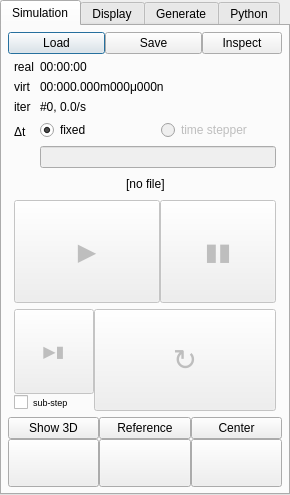
<?xml version="1.0" encoding="UTF-8"?>
<ui version="4.0">
 <class>Controller</class>
 <widget class="QDialog" name="Controller">
  <property name="geometry">
   <rect>
    <x>0</x>
    <y>0</y>
    <width>290</width>
    <height>495</height>
   </rect>
  </property>
  <property name="sizePolicy">
   <sizepolicy hsizetype="MinimumExpanding" vsizetype="MinimumExpanding">
    <horstretch>0</horstretch>
    <verstretch>0</verstretch>
   </sizepolicy>
  </property>
  <property name="windowTitle">
   <string>SudoDEM3D</string>
  </property>
  <property name="windowIcon">
   <iconset resource="img.qrc">
    <normaloff>:/img/sudodem-favicon.xpm</normaloff>:/img/sudodem-favicon.xpm</iconset>
  </property>
  <layout class="QGridLayout" name="gridLayout_3">
   <property name="margin">
    <number>0</number>
   </property>
   <property name="spacing">
    <number>0</number>
   </property>
   <item row="0" column="0">
    <widget class="QTabWidget" name="controllerTabs">
     <property name="sizePolicy">
      <sizepolicy hsizetype="MinimumExpanding" vsizetype="MinimumExpanding">
       <horstretch>0</horstretch>
       <verstretch>0</verstretch>
      </sizepolicy>
     </property>
     <property name="currentIndex">
      <number>0</number>
     </property>
     <widget class="QWidget" name="tab">
      <attribute name="title">
       <string>Simulation</string>
      </attribute>
      <layout class="QGridLayout" name="gridLayout">
       <property name="margin">
        <number>0</number>
       </property>
       <property name="spacing">
        <number>0</number>
       </property>
       <item row="0" column="0">
        <layout class="QVBoxLayout" name="verticalLayout_3">
         <property name="margin">
          <number>6</number>
         </property>
         <item>
          <layout class="QHBoxLayout" name="horizontalLayout_2">
           <property name="sizeConstraint">
            <enum>QLayout::SetMinAndMaxSize</enum>
           </property>
           <item>
            <widget class="QPushButton" name="loadButton">
             <property name="enabled">
              <bool>true</bool>
             </property>
             <property name="sizePolicy">
              <sizepolicy hsizetype="MinimumExpanding" vsizetype="Fixed">
               <horstretch>0</horstretch>
               <verstretch>0</verstretch>
              </sizepolicy>
             </property>
             <property name="minimumSize">
              <size>
               <width>0</width>
               <height>0</height>
              </size>
             </property>
             <property name="text">
              <string>Load</string>
             </property>
            </widget>
           </item>
           <item>
            <widget class="QPushButton" name="saveButton">
             <property name="enabled">
              <bool>true</bool>
             </property>
             <property name="sizePolicy">
              <sizepolicy hsizetype="MinimumExpanding" vsizetype="Fixed">
               <horstretch>0</horstretch>
               <verstretch>0</verstretch>
              </sizepolicy>
             </property>
             <property name="minimumSize">
              <size>
               <width>0</width>
               <height>0</height>
              </size>
             </property>
             <property name="text">
              <string>Save</string>
             </property>
            </widget>
           </item>
           <item>
            <widget class="QPushButton" name="inspectButton">
             <property name="text">
              <string>Inspect</string>
             </property>
            </widget>
           </item>
          </layout>
         </item>
         <item>
          <layout class="QFormLayout" name="formLayout">
           <property name="sizeConstraint">
            <enum>QLayout::SetMinimumSize</enum>
           </property>
           <property name="fieldGrowthPolicy">
            <enum>QFormLayout::AllNonFixedFieldsGrow</enum>
           </property>
           <property name="horizontalSpacing">
            <number>6</number>
           </property>
           <property name="verticalSpacing">
            <number>6</number>
           </property>
           <property name="margin">
            <number>6</number>
           </property>
           <item row="0" column="0">
            <widget class="QLabel" name="label_6">
             <property name="text">
              <string>real</string>
             </property>
            </widget>
           </item>
           <item row="0" column="1">
            <widget class="QLabel" name="realTimeLabel">
             <property name="text">
              <string>00:00:00</string>
             </property>
            </widget>
           </item>
           <item row="2" column="0">
            <widget class="QLabel" name="label_7">
             <property name="text">
              <string>virt</string>
             </property>
            </widget>
           </item>
           <item row="2" column="1">
            <widget class="QLabel" name="virtTimeLabel">
             <property name="text">
              <string>00:000.000m000μ000n</string>
             </property>
            </widget>
           </item>
           <item row="3" column="0">
            <widget class="QLabel" name="label_8">
             <property name="text">
              <string>iter</string>
             </property>
            </widget>
           </item>
           <item row="3" column="1">
            <widget class="QLabel" name="iterLabel">
             <property name="text">
              <string>#0, 0.0/s</string>
             </property>
             <property name="wordWrap">
              <bool>true</bool>
             </property>
            </widget>
           </item>
           <item row="4" column="0">
            <widget class="QLabel" name="label_9">
             <property name="text">
              <string>Δt</string>
             </property>
            </widget>
           </item>
           <item row="4" column="1">
            <layout class="QVBoxLayout" name="verticalLayout">
             <item>
              <layout class="QHBoxLayout" name="horizontalLayout">
               <item>
                <widget class="QRadioButton" name="dtFixedRadio">
                 <property name="text">
                  <string>fixed</string>
                 </property>
                 <property name="checked">
                  <bool>true</bool>
                 </property>
                </widget>
               </item>
               <item>
                <widget class="QRadioButton" name="dtDynRadio">
                 <property name="enabled">
                  <bool>false</bool>
                 </property>
                 <property name="text">
                  <string>time stepper</string>
                 </property>
                </widget>
               </item>
              </layout>
             </item>
             <item>
              <widget class="QLineEdit" name="dtEdit">
               <property name="enabled">
                <bool>false</bool>
               </property>
               <property name="focusPolicy">
                <enum>Qt::ClickFocus</enum>
               </property>
              </widget>
             </item>
            </layout>
           </item>
          </layout>
         </item>
         <item>
          <layout class="QHBoxLayout" name="horizontalLayout_5">
           <item>
            <spacer name="horizontalSpacer_2">
             <property name="orientation">
              <enum>Qt::Horizontal</enum>
             </property>
             <property name="sizeHint" stdset="0">
              <size>
               <width>40</width>
               <height>20</height>
              </size>
             </property>
            </spacer>
           </item>
           <item>
            <widget class="QLabel" name="fileLabel">
             <property name="text">
              <string>[no file]</string>
             </property>
            </widget>
           </item>
           <item>
            <spacer name="horizontalSpacer">
             <property name="orientation">
              <enum>Qt::Horizontal</enum>
             </property>
             <property name="sizeHint" stdset="0">
              <size>
               <width>40</width>
               <height>20</height>
              </size>
             </property>
            </spacer>
           </item>
          </layout>
         </item>
         <item>
          <layout class="QVBoxLayout" name="verticalLayout_2">
           <property name="spacing">
            <number>6</number>
           </property>
           <property name="margin">
            <number>6</number>
           </property>
           <item>
            <layout class="QHBoxLayout" name="horizontalLayout_3">
             <property name="spacing">
              <number>0</number>
             </property>
             <item>
              <widget class="QPushButton" name="playButton">
               <property name="enabled">
                <bool>false</bool>
               </property>
               <property name="sizePolicy">
                <sizepolicy hsizetype="MinimumExpanding" vsizetype="MinimumExpanding">
                 <horstretch>5</horstretch>
                 <verstretch>0</verstretch>
                </sizepolicy>
               </property>
               <property name="font">
                <font>
                 <pointsize>18</pointsize>
                </font>
               </property>
               <property name="text">
                <string>▶</string>
               </property>
               <property name="iconSize">
                <size>
                 <width>32</width>
                 <height>32</height>
                </size>
               </property>
               <property name="default">
                <bool>true</bool>
               </property>
               <property name="flat">
                <bool>false</bool>
               </property>
              </widget>
             </item>
             <item>
              <widget class="QPushButton" name="pauseButton">
               <property name="enabled">
                <bool>false</bool>
               </property>
               <property name="sizePolicy">
                <sizepolicy hsizetype="MinimumExpanding" vsizetype="MinimumExpanding">
                 <horstretch>4</horstretch>
                 <verstretch>0</verstretch>
                </sizepolicy>
               </property>
               <property name="font">
                <font>
                 <pointsize>18</pointsize>
                </font>
               </property>
               <property name="text">
                <string>▮▮</string>
               </property>
               <property name="iconSize">
                <size>
                 <width>32</width>
                 <height>32</height>
                </size>
               </property>
              </widget>
             </item>
            </layout>
           </item>
           <item>
            <layout class="QHBoxLayout" name="horizontalLayout_4">
             <property name="spacing">
              <number>0</number>
             </property>
             <item>
              <layout class="QGridLayout" name="gridLayout_9" rowstretch="0,0" columnstretch="0" rowminimumheight="0,0" columnminimumwidth="0">
               <property name="margin">
                <number>0</number>
               </property>
               <property name="spacing">
                <number>0</number>
               </property>
               <item row="0" column="0">
                <widget class="QPushButton" name="stepButton">
                 <property name="enabled">
                  <bool>false</bool>
                 </property>
                 <property name="sizePolicy">
                  <sizepolicy hsizetype="MinimumExpanding" vsizetype="MinimumExpanding">
                   <horstretch>2</horstretch>
                   <verstretch>0</verstretch>
                  </sizepolicy>
                 </property>
                 <property name="font">
                  <font>
                   <pointsize>12</pointsize>
                  </font>
                 </property>
                 <property name="text">
                  <string>▶▮</string>
                 </property>
                 <property name="iconSize">
                  <size>
                   <width>32</width>
                   <height>32</height>
                  </size>
                 </property>
                </widget>
               </item>
               <item row="1" column="0">
                <widget class="QCheckBox" name="subStepCheckbox">
                 <property name="font">
                  <font>
                   <pointsize>7</pointsize>
                  </font>
                 </property>
                 <property name="text">
                  <string>sub-step</string>
                 </property>
                </widget>
               </item>
              </layout>
             </item>
             <item>
              <widget class="QPushButton" name="reloadButton">
               <property name="enabled">
                <bool>false</bool>
               </property>
               <property name="sizePolicy">
                <sizepolicy hsizetype="MinimumExpanding" vsizetype="MinimumExpanding">
                 <horstretch>5</horstretch>
                 <verstretch>0</verstretch>
                </sizepolicy>
               </property>
               <property name="font">
                <font>
                 <pointsize>22</pointsize>
                </font>
               </property>
               <property name="text">
                <string>↻</string>
               </property>
               <property name="iconSize">
                <size>
                 <width>32</width>
                 <height>32</height>
                </size>
               </property>
              </widget>
             </item>
            </layout>
           </item>
          </layout>
         </item>
         <item>
          <layout class="QGridLayout" name="gridLayout_2">
           <item row="0" column="0">
            <widget class="QPushButton" name="show3dButton">
             <property name="text">
              <string>Show 3D</string>
             </property>
             <property name="checkable">
              <bool>true</bool>
             </property>
            </widget>
           </item>
           <item row="0" column="1">
            <widget class="QPushButton" name="referenceButton">
             <property name="text">
              <string>Reference</string>
             </property>
            </widget>
           </item>
           <item row="0" column="2">
            <widget class="QPushButton" name="centerButton">
             <property name="text">
              <string>Center</string>
             </property>
            </widget>
           </item>
           <item row="1" column="0">
            <widget class="QPushButton" name="xyzButton">
             <property name="minimumSize">
              <size>
               <width>48</width>
               <height>48</height>
              </size>
             </property>
             <property name="text">
              <string/>
             </property>
             <property name="icon">
              <iconset resource="img.qrc">
               <normaloff>:/img/XYZ.xpm</normaloff>:/img/XYZ.xpm</iconset>
             </property>
             <property name="iconSize">
              <size>
               <width>40</width>
               <height>40</height>
              </size>
             </property>
            </widget>
           </item>
           <item row="1" column="1">
            <widget class="QPushButton" name="yzxButton">
             <property name="minimumSize">
              <size>
               <width>48</width>
               <height>48</height>
              </size>
             </property>
             <property name="text">
              <string/>
             </property>
             <property name="icon">
              <iconset resource="img.qrc">
               <normaloff>:/img/YZX.xpm</normaloff>:/img/YZX.xpm</iconset>
             </property>
             <property name="iconSize">
              <size>
               <width>40</width>
               <height>40</height>
              </size>
             </property>
            </widget>
           </item>
           <item row="1" column="2">
            <widget class="QPushButton" name="zxyButton">
             <property name="minimumSize">
              <size>
               <width>48</width>
               <height>48</height>
              </size>
             </property>
             <property name="text">
              <string/>
             </property>
             <property name="icon">
              <iconset resource="img.qrc">
               <normaloff>:/img/ZXY.xpm</normaloff>:/img/ZXY.xpm</iconset>
             </property>
             <property name="iconSize">
              <size>
               <width>40</width>
               <height>40</height>
              </size>
             </property>
            </widget>
           </item>
          </layout>
         </item>
        </layout>
       </item>
      </layout>
     </widget>
     <widget class="QWidget" name="tab_2">
      <attribute name="title">
       <string>Display</string>
      </attribute>
      <layout class="QGridLayout" name="gridLayout_7">
       <property name="margin">
        <number>0</number>
       </property>
       <property name="spacing">
        <number>0</number>
       </property>
       <item row="0" column="0">
        <widget class="QComboBox" name="displayCombo"/>
       </item>
       <item row="1" column="0">
        <widget class="QScrollArea" name="displayArea">
         <property name="widgetResizable">
          <bool>true</bool>
         </property>
         <widget class="QWidget" name="displayAreaWidget">
          <property name="geometry">
           <rect>
            <x>0</x>
            <y>0</y>
            <width>284</width>
            <height>433</height>
           </rect>
          </property>
         </widget>
        </widget>
       </item>
      </layout>
     </widget>
     <widget class="QWidget" name="tab_4">
      <attribute name="title">
       <string>Generate</string>
      </attribute>
      <layout class="QGridLayout" name="gridLayout_6">
       <property name="margin">
        <number>0</number>
       </property>
       <item row="0" column="0">
        <layout class="QGridLayout" name="gridLayout_5">
         <property name="spacing">
          <number>0</number>
         </property>
         <item row="0" column="0">
          <widget class="QComboBox" name="generatorCombo"/>
         </item>
         <item row="1" column="0">
          <widget class="QScrollArea" name="generatorArea">
           <property name="sizePolicy">
            <sizepolicy hsizetype="MinimumExpanding" vsizetype="MinimumExpanding">
             <horstretch>200</horstretch>
             <verstretch>200</verstretch>
            </sizepolicy>
           </property>
           <property name="minimumSize">
            <size>
             <width>0</width>
             <height>0</height>
            </size>
           </property>
           <property name="widgetResizable">
            <bool>true</bool>
           </property>
           <widget class="QWidget" name="generatorAreaWidget">
            <property name="geometry">
             <rect>
              <x>0</x>
              <y>0</y>
              <width>500</width>
              <height>500</height>
             </rect>
            </property>
            <property name="sizePolicy">
             <sizepolicy hsizetype="MinimumExpanding" vsizetype="MinimumExpanding">
              <horstretch>0</horstretch>
              <verstretch>0</verstretch>
             </sizepolicy>
            </property>
            <property name="minimumSize">
             <size>
              <width>500</width>
              <height>500</height>
             </size>
            </property>
            <property name="maximumSize">
             <size>
              <width>398</width>
              <height>336</height>
             </size>
            </property>
           </widget>
          </widget>
         </item>
         <item row="2" column="0">
          <layout class="QGridLayout" name="gridLayout_4">
           <item row="0" column="0">
            <widget class="QCheckBox" name="generatorMemoryCheck">
             <property name="enabled">
              <bool>false</bool>
             </property>
             <property name="text">
              <string>memory slot</string>
             </property>
             <property name="checkable">
              <bool>false</bool>
             </property>
             <property name="checked">
              <bool>false</bool>
             </property>
            </widget>
           </item>
           <item row="0" column="1" colspan="2">
            <widget class="QLineEdit" name="generatorFilenameEdit">
             <property name="text">
              <string>/tmp/scene.sudodem.gz</string>
             </property>
            </widget>
           </item>
           <item row="1" column="0" colspan="2">
            <widget class="QCheckBox" name="generatorAutoCheck">
             <property name="text">
              <string>open automatically</string>
             </property>
             <property name="checked">
              <bool>true</bool>
             </property>
            </widget>
           </item>
           <item row="1" column="2">
            <widget class="QPushButton" name="generateButton">
             <property name="text">
              <string>Generate</string>
             </property>
            </widget>
           </item>
          </layout>
         </item>
        </layout>
       </item>
      </layout>
     </widget>
     <widget class="QWidget" name="tab_3">
      <attribute name="title">
       <string>Python</string>
      </attribute>
      <layout class="QGridLayout" name="gridLayout_8">
       <item row="0" column="0">
        <layout class="QVBoxLayout" name="verticalLayout_4">
         <item>
          <widget class="QComboBox" name="pythonCombo">
           <property name="font">
            <font>
             <family>Monospace</family>
            </font>
           </property>
           <property name="cursor">
            <cursorShape>IBeamCursor</cursorShape>
           </property>
           <property name="focusPolicy">
            <enum>Qt::StrongFocus</enum>
           </property>
           <property name="autoFillBackground">
            <bool>false</bool>
           </property>
           <property name="editable">
            <bool>true</bool>
           </property>
           <property name="insertPolicy">
            <enum>QComboBox::InsertAtTop</enum>
           </property>
           <property name="minimumContentsLength">
            <number>1</number>
           </property>
           <property name="duplicatesEnabled">
            <bool>false</bool>
           </property>
          </widget>
         </item>
         <item>
          <widget class="QLabel" name="label">
           <property name="text">
            <string>&lt;i&gt;(Output appears in the terminal)&lt;/i&gt;</string>
           </property>
           <property name="alignment">
            <set>Qt::AlignRight|Qt::AlignTrailing|Qt::AlignVCenter</set>
           </property>
          </widget>
         </item>
         <item>
          <spacer name="verticalSpacer">
           <property name="orientation">
            <enum>Qt::Vertical</enum>
           </property>
           <property name="sizeHint" stdset="0">
            <size>
             <width>20</width>
             <height>40</height>
            </size>
           </property>
          </spacer>
         </item>
        </layout>
       </item>
      </layout>
     </widget>
    </widget>
   </item>
  </layout>
 </widget>
 <resources>
  <include location="img.qrc"/>
 </resources>
 <connections>
  <connection>
   <sender>loadButton</sender>
   <signal>clicked()</signal>
   <receiver>Controller</receiver>
   <slot>loadSlot()</slot>
   <hints>
    <hint type="sourcelabel">
     <x>93</x>
     <y>64</y>
    </hint>
    <hint type="destinationlabel">
     <x>284</x>
     <y>0</y>
    </hint>
   </hints>
  </connection>
  <connection>
   <sender>saveButton</sender>
   <signal>clicked()</signal>
   <receiver>Controller</receiver>
   <slot>saveSlot()</slot>
   <hints>
    <hint type="sourcelabel">
     <x>184</x>
     <y>64</y>
    </hint>
    <hint type="destinationlabel">
     <x>284</x>
     <y>0</y>
    </hint>
   </hints>
  </connection>
  <connection>
   <sender>dtFixedRadio</sender>
   <signal>clicked()</signal>
   <receiver>Controller</receiver>
   <slot>dtFixedSlot()</slot>
   <hints>
    <hint type="sourcelabel">
     <x>143</x>
     <y>170</y>
    </hint>
    <hint type="destinationlabel">
     <x>284</x>
     <y>0</y>
    </hint>
   </hints>
  </connection>
  <connection>
   <sender>dtDynRadio</sender>
   <signal>clicked()</signal>
   <receiver>Controller</receiver>
   <slot>dtDynSlot()</slot>
   <hints>
    <hint type="sourcelabel">
     <x>268</x>
     <y>176</y>
    </hint>
    <hint type="destinationlabel">
     <x>284</x>
     <y>4</y>
    </hint>
   </hints>
  </connection>
  <connection>
   <sender>dtEdit</sender>
   <signal>editingFinished()</signal>
   <receiver>Controller</receiver>
   <slot>dtEditedSlot()</slot>
   <hints>
    <hint type="sourcelabel">
     <x>147</x>
     <y>204</y>
    </hint>
    <hint type="destinationlabel">
     <x>284</x>
     <y>43</y>
    </hint>
   </hints>
  </connection>
  <connection>
   <sender>playButton</sender>
   <signal>clicked()</signal>
   <receiver>Controller</receiver>
   <slot>playSlot()</slot>
   <hints>
    <hint type="sourcelabel">
     <x>116</x>
     <y>304</y>
    </hint>
    <hint type="destinationlabel">
     <x>3</x>
     <y>309</y>
    </hint>
   </hints>
  </connection>
  <connection>
   <sender>pauseButton</sender>
   <signal>clicked()</signal>
   <receiver>Controller</receiver>
   <slot>pauseSlot()</slot>
   <hints>
    <hint type="sourcelabel">
     <x>268</x>
     <y>304</y>
    </hint>
    <hint type="destinationlabel">
     <x>284</x>
     <y>311</y>
    </hint>
   </hints>
  </connection>
  <connection>
   <sender>referenceButton</sender>
   <signal>clicked()</signal>
   <receiver>Controller</receiver>
   <slot>setReferenceSlot()</slot>
   <hints>
    <hint type="sourcelabel">
     <x>184</x>
     <y>429</y>
    </hint>
    <hint type="destinationlabel">
     <x>5</x>
     <y>469</y>
    </hint>
   </hints>
  </connection>
  <connection>
   <sender>centerButton</sender>
   <signal>clicked()</signal>
   <receiver>Controller</receiver>
   <slot>centerSlot()</slot>
   <hints>
    <hint type="sourcelabel">
     <x>275</x>
     <y>429</y>
    </hint>
    <hint type="destinationlabel">
     <x>284</x>
     <y>469</y>
    </hint>
   </hints>
  </connection>
  <connection>
   <sender>xyzButton</sender>
   <signal>clicked()</signal>
   <receiver>Controller</receiver>
   <slot>xyzSlot()</slot>
   <hints>
    <hint type="sourcelabel">
     <x>93</x>
     <y>460</y>
    </hint>
    <hint type="destinationlabel">
     <x>0</x>
     <y>469</y>
    </hint>
   </hints>
  </connection>
  <connection>
   <sender>yzxButton</sender>
   <signal>clicked()</signal>
   <receiver>Controller</receiver>
   <slot>yzxSlot()</slot>
   <hints>
    <hint type="sourcelabel">
     <x>184</x>
     <y>485</y>
    </hint>
    <hint type="destinationlabel">
     <x>243</x>
     <y>469</y>
    </hint>
   </hints>
  </connection>
  <connection>
   <sender>zxyButton</sender>
   <signal>clicked()</signal>
   <receiver>Controller</receiver>
   <slot>zxySlot()</slot>
   <hints>
    <hint type="sourcelabel">
     <x>275</x>
     <y>485</y>
    </hint>
    <hint type="destinationlabel">
     <x>284</x>
     <y>469</y>
    </hint>
   </hints>
  </connection>
  <connection>
   <sender>generateButton</sender>
   <signal>clicked()</signal>
   <receiver>Controller</receiver>
   <slot>generateSlot()</slot>
   <hints>
    <hint type="sourcelabel">
     <x>101</x>
     <y>60</y>
    </hint>
    <hint type="destinationlabel">
     <x>284</x>
     <y>469</y>
    </hint>
   </hints>
  </connection>
  <connection>
   <sender>dtEdit</sender>
   <signal>textEdited(QString)</signal>
   <receiver>Controller</receiver>
   <slot>dtEditNoupdateSlot()</slot>
   <hints>
    <hint type="sourcelabel">
     <x>147</x>
     <y>204</y>
    </hint>
    <hint type="destinationlabel">
     <x>284</x>
     <y>205</y>
    </hint>
   </hints>
  </connection>
  <connection>
   <sender>dtEdit</sender>
   <signal>cursorPositionChanged(int,int)</signal>
   <receiver>Controller</receiver>
   <slot>dtEditNoupdateSlot()</slot>
   <hints>
    <hint type="sourcelabel">
     <x>147</x>
     <y>204</y>
    </hint>
    <hint type="destinationlabel">
     <x>284</x>
     <y>181</y>
    </hint>
   </hints>
  </connection>
  <connection>
   <sender>generatorCombo</sender>
   <signal>currentIndexChanged(QString)</signal>
   <receiver>Controller</receiver>
   <slot>generatorComboSlot()</slot>
   <hints>
    <hint type="sourcelabel">
     <x>101</x>
     <y>60</y>
    </hint>
    <hint type="destinationlabel">
     <x>284</x>
     <y>130</y>
    </hint>
   </hints>
  </connection>
  <connection>
   <sender>displayCombo</sender>
   <signal>currentIndexChanged(QString)</signal>
   <receiver>Controller</receiver>
   <slot>displayComboSlot()</slot>
   <hints>
    <hint type="sourcelabel">
     <x>101</x>
     <y>45</y>
    </hint>
    <hint type="destinationlabel">
     <x>284</x>
     <y>108</y>
    </hint>
   </hints>
  </connection>
  <connection>
   <sender>pythonCombo</sender>
   <signal>activated(QString)</signal>
   <receiver>Controller</receiver>
   <slot>pythonComboSlot()</slot>
   <hints>
    <hint type="sourcelabel">
     <x>107</x>
     <y>66</y>
    </hint>
    <hint type="destinationlabel">
     <x>284</x>
     <y>68</y>
    </hint>
   </hints>
  </connection>
  <connection>
   <sender>inspectButton</sender>
   <signal>clicked()</signal>
   <receiver>Controller</receiver>
   <slot>inspectSlot()</slot>
   <hints>
    <hint type="sourcelabel">
     <x>247</x>
     <y>54</y>
    </hint>
    <hint type="destinationlabel">
     <x>0</x>
     <y>58</y>
    </hint>
   </hints>
  </connection>
  <connection>
   <sender>reloadButton</sender>
   <signal>clicked()</signal>
   <receiver>Controller</receiver>
   <slot>reloadSlot()</slot>
   <hints>
    <hint type="sourcelabel">
     <x>194</x>
     <y>363</y>
    </hint>
    <hint type="destinationlabel">
     <x>284</x>
     <y>437</y>
    </hint>
   </hints>
  </connection>
  <connection>
   <sender>stepButton</sender>
   <signal>clicked()</signal>
   <receiver>Controller</receiver>
   <slot>stepSlot()</slot>
   <hints>
    <hint type="sourcelabel">
     <x>79</x>
     <y>363</y>
    </hint>
    <hint type="destinationlabel">
     <x>6</x>
     <y>450</y>
    </hint>
   </hints>
  </connection>
  <connection>
   <sender>subStepCheckbox</sender>
   <signal>stateChanged(int)</signal>
   <receiver>Controller</receiver>
   <slot>subStepSlot()</slot>
   <hints>
    <hint type="sourcelabel">
     <x>42</x>
     <y>376</y>
    </hint>
    <hint type="destinationlabel">
     <x>-2</x>
     <y>381</y>
    </hint>
   </hints>
  </connection>
  <connection>
   <sender>show3dButton</sender>
   <signal>toggled(bool)</signal>
   <receiver>Controller</receiver>
   <slot>show3dSlot(bool)</slot>
   <hints>
    <hint type="sourcelabel">
     <x>42</x>
     <y>418</y>
    </hint>
    <hint type="destinationlabel">
     <x>-2</x>
     <y>422</y>
    </hint>
   </hints>
  </connection>
 </connections>
 <slots>
  <slot>loadSlot()</slot>
  <slot>saveSlot()</slot>
  <slot>reloadSlot()</slot>
  <slot>playSlot()</slot>
  <slot>pauseSlot()</slot>
  <slot>stepSlot()</slot>
  <slot>setReferenceSlot()</slot>
  <slot>centerSlot()</slot>
  <slot>dtFixedSlot()</slot>
  <slot>dtDynSlot()</slot>
  <slot>dtEditedSlot()</slot>
  <slot>xyzSlot()</slot>
  <slot>yzxSlot()</slot>
  <slot>zxySlot()</slot>
  <slot>generateSlot()</slot>
  <slot>dtEditNoupdateSlot()</slot>
  <slot>generatorComboSlot()</slot>
  <slot>displayComboSlot()</slot>
  <slot>pythonComboSlot()</slot>
  <slot>pythonEditSlot()</slot>
  <slot>inspectSlot()</slot>
  <slot>subStepSlot()</slot>
  <slot>show3dSlot(bool)</slot>
 </slots>
</ui>
